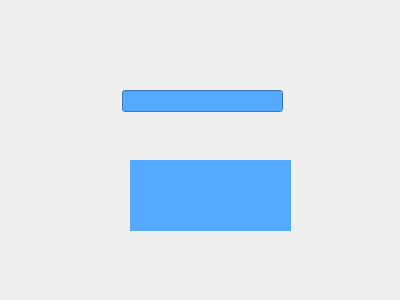
<?xml version="1.0" encoding="UTF-8"?>
<ui version="4.0">
 <class>Dialog</class>
 <widget class="QDialog" name="Dialog">
  <property name="geometry">
   <rect>
    <x>0</x>
    <y>0</y>
    <width>400</width>
    <height>300</height>
   </rect>
  </property>
  <property name="windowTitle">
   <string>Dialog</string>
  </property>
  <widget class="QLineEdit" name="lineEdit">
   <property name="geometry">
    <rect>
     <x>122</x>
     <y>90</y>
     <width>161</width>
     <height>22</height>
    </rect>
   </property>
   <property name="styleSheet">
    <string notr="true">background-color: rgb(85, 170, 255);</string>
   </property>
  </widget>
  <widget class="QLabel" name="labelResult">
   <property name="geometry">
    <rect>
     <x>130</x>
     <y>160</y>
     <width>161</width>
     <height>71</height>
    </rect>
   </property>
   <property name="styleSheet">
    <string notr="true">background-color: rgb(85, 170, 255);</string>
   </property>
   <property name="text">
    <string/>
   </property>
  </widget>
 </widget>
 <resources/>
 <connections/>
</ui>
